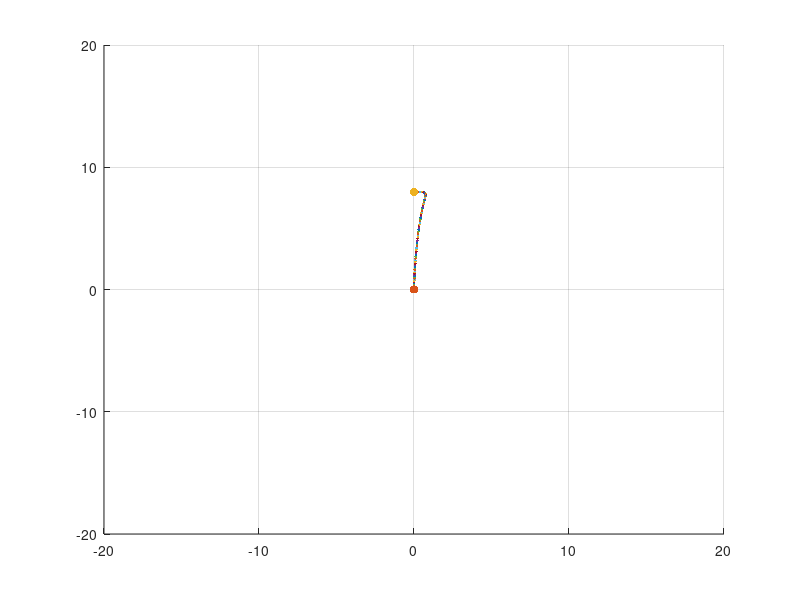
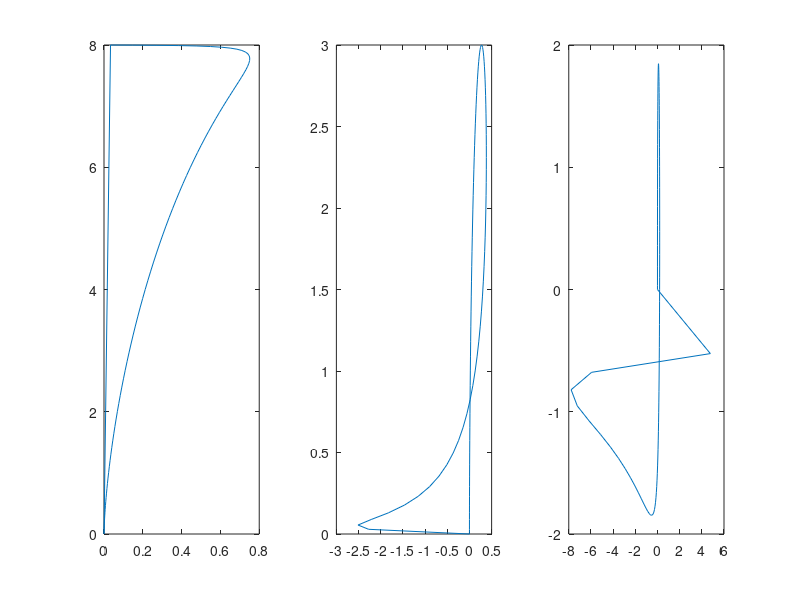

MATLAB code for these plots, in order:
%online min jerk without normalisation
%derived equations myself with the help of shadmeyer tutorial 
%I think we need to have online as well offline method. Then we need to
%weight them properly somehow. This is because particpants will not simply
%start using a new jerk method. They will probably use it in combination of
%what they are already using

clc;
clear all;


% NOTE: everthing is represented in rows -> [x, y]

% Position Information
r_i  = [0, 0];
r_f = [0, 8];


% simulation params
t =0;
dt = 0.05;    % [s]  -> step size
t_f = 5; % [s]
N = round((t_f)/dt); 

r_off_list = zeros(N,2);
r_on_list = zeros(N,2);  % online
r_list = zeros(N,2);
r1_list =zeros(N,2);
r2_list =zeros(N,2);
tau_list = zeros(N,1);

r  = r_i; % initial position
v  = [0, 0]; % initial speed

r1 = [0 0];
r2 = [0 0];


r_past = [0 0];
r1_past = [0 0];

% here is were the loop should be implemented

figure; grid; hold on

for i = 1:N-1

    % Implementation of offline minimum jerk methof
    A = [1; (10*(t/t_f)^3 -15*(t/t_f)^4 + 6*(t/t_f)^5)];
    X = [r_i' (r_f-r_i)'];
    
    r_off_list(i,:) = (X*A)';
    
    % The commented code will be used if online jerk has not to be used
    tau = dt;  % we are applying it every step, so the difference is dt
    T = t_f - t; % time left
    
    
    % perturbation addition
    r = r + [0.0001*norm(r1)  0];  % proportional to vel
 
    T_mat = [T^3 T^4 T^5; 3*T^2 4*T^3 5*T^4; 6*T 12*T^2 20*T^3]; %3x3
    B = [(r_f-r-r1*T-(r2/2)*T^2); (-r1-r2*T); -r2]; % 3x2   I have to feed current state values
    A = T_mat\B; %3x2
  
    a0 = r;
    a1 = r1;
    a2 = r2/2;
    a3 = A(1,:);
    a4 = A(2,:);
    a5 = A(3,:);
    
    a = [a0' a1' a2' a3' a4' a5']; %2x6
    
    taus = [1; tau; tau^2; tau^3; tau^4; tau^5]; % 6x1
    
    % update position
    r_on = a*taus;
    r_on = r_on';
    
    r =  r_off_list(i,:) + [r_on(1) 0];  % adding the x component predicted by online min jerk
    r1 = (r - r_past)/dt;
    r2 = (r1 - r1_past)/dt;
       
    % draw the trajectory
    scatter(r(1), r(2), '.'); xlim([-20,20]); ylim([-20,20]);
    % draw the start and target points
    scatter(r_i(1), r_i(2), 'filled', 'k');
    scatter(r_f(1), r_f(2), 'filled', 'r');     

    r_past = r;
    r1_past = r1;
    r_list(i,:) = r;
    r_on_list(i,:) = r_on;
    r1_list(i,:) = r1;
    r2_list(i,:) = r2;
    tau_list(i) = tau;
    t =  t +dt;
    
    pause(0.001)
end
 
figure;
subplot(1,3,1);
plot(r_list(:,1), r_list(:,2));
subplot(1,3,2);
plot(r1_list(:,1), r1_list(:,2));
subplot(1,3,3);
plot(r2_list(:,1), r2_list(:,2));

